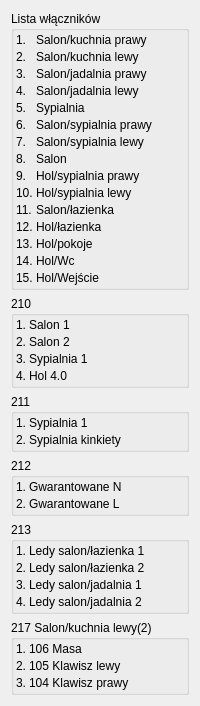
     <widget class="QWidget" name="widget" native="true">
      <layout class="QVBoxLayout" name="verticalLayout_2">
       <item>
        <widget class="QGroupBox" name="groupBox_16">
         <property name="title">
          <string>Lista włączników</string>
         </property>
         <layout class="QFormLayout" name="formLayout_9">
          <property name="horizontalSpacing">
           <number>3</number>
          </property>
          <property name="verticalSpacing">
           <number>3</number>
          </property>
          <property name="leftMargin">
           <number>2</number>
          </property>
          <property name="topMargin">
           <number>2</number>
          </property>
          <property name="rightMargin">
           <number>2</number>
          </property>
          <property name="bottomMargin">
           <number>2</number>
          </property>
          <item row="0" column="0">
           <widget class="QLabel" name="label_219">
            <property name="text">
             <string>1.</string>
            </property>
           </widget>
          </item>
          <item row="0" column="1">
           <widget class="QLabel" name="label_220">
            <property name="text">
             <string>Salon/kuchnia prawy</string>
            </property>
           </widget>
          </item>
          <item row="1" column="0">
           <widget class="QLabel" name="label_221">
            <property name="text">
             <string>2.</string>
            </property>
           </widget>
          </item>
          <item row="1" column="1">
           <widget class="QLabel" name="label_222">
            <property name="text">
             <string>Salon/kuchnia lewy</string>
            </property>
           </widget>
          </item>
          <item row="2" column="0">
           <widget class="QLabel" name="label_223">
            <property name="text">
             <string>3.</string>
            </property>
           </widget>
          </item>
          <item row="2" column="1">
           <widget class="QLabel" name="label_224">
            <property name="text">
             <string>Salon/jadalnia prawy</string>
            </property>
           </widget>
          </item>
          <item row="3" column="0">
           <widget class="QLabel" name="label_226">
            <property name="text">
             <string>4.</string>
            </property>
           </widget>
          </item>
          <item row="3" column="1">
           <widget class="QLabel" name="label_225">
            <property name="text">
             <string>Salon/jadalnia lewy</string>
            </property>
           </widget>
          </item>
          <item row="4" column="0">
           <widget class="QLabel" name="label_227">
            <property name="text">
             <string>5.</string>
            </property>
           </widget>
          </item>
          <item row="4" column="1">
           <widget class="QLabel" name="label_228">
            <property name="text">
             <string>Sypialnia</string>
            </property>
           </widget>
          </item>
          <item row="5" column="0">
           <widget class="QLabel" name="label_230">
            <property name="text">
             <string>6.</string>
            </property>
           </widget>
          </item>
          <item row="5" column="1">
           <widget class="QLabel" name="label_229">
            <property name="text">
             <string>Salon/sypialnia prawy</string>
            </property>
           </widget>
          </item>
          <item row="6" column="0">
           <widget class="QLabel" name="label_232">
            <property name="text">
             <string>7.</string>
            </property>
           </widget>
          </item>
          <item row="6" column="1">
           <widget class="QLabel" name="label_231">
            <property name="text">
             <string>Salon/sypialnia lewy</string>
            </property>
           </widget>
          </item>
          <item row="7" column="0">
           <widget class="QLabel" name="label_233">
            <property name="text">
             <string>8.</string>
            </property>
           </widget>
          </item>
          <item row="7" column="1">
           <widget class="QLabel" name="label_234">
            <property name="text">
             <string>Salon</string>
            </property>
           </widget>
          </item>
          <item row="8" column="0">
           <widget class="QLabel" name="label_235">
            <property name="text">
             <string>9.</string>
            </property>
           </widget>
          </item>
          <item row="8" column="1">
           <widget class="QLabel" name="label_236">
            <property name="text">
             <string>Hol/sypialnia prawy</string>
            </property>
           </widget>
          </item>
          <item row="9" column="0">
           <widget class="QLabel" name="label_238">
            <property name="text">
             <string>10.</string>
            </property>
           </widget>
          </item>
          <item row="9" column="1">
           <widget class="QLabel" name="label_237">
            <property name="text">
             <string>Hol/sypialnia lewy</string>
            </property>
           </widget>
          </item>
          <item row="10" column="0">
           <widget class="QLabel" name="label_240">
            <property name="text">
             <string>11.</string>
            </property>
           </widget>
          </item>
          <item row="10" column="1">
           <widget class="QLabel" name="label_239">
            <property name="text">
             <string>Salon/łazienka</string>
            </property>
           </widget>
          </item>
          <item row="11" column="0">
           <widget class="QLabel" name="label_242">
            <property name="text">
             <string>12.</string>
            </property>
           </widget>
          </item>
          <item row="11" column="1">
           <widget class="QLabel" name="label_241">
            <property name="text">
             <string>Hol/łazienka</string>
            </property>
           </widget>
          </item>
          <item row="12" column="0">
           <widget class="QLabel" name="label_244">
            <property name="text">
             <string>13.</string>
            </property>
           </widget>
          </item>
          <item row="12" column="1">
           <widget class="QLabel" name="label_243">
            <property name="text">
             <string>Hol/pokoje</string>
            </property>
           </widget>
          </item>
          <item row="13" column="0">
           <widget class="QLabel" name="label_246">
            <property name="text">
             <string>14.</string>
            </property>
           </widget>
          </item>
          <item row="13" column="1">
           <widget class="QLabel" name="label_245">
            <property name="text">
             <string>Hol/Wc</string>
            </property>
           </widget>
          </item>
          <item row="14" column="0">
           <widget class="QLabel" name="label_248">
            <property name="text">
             <string>15.</string>
            </property>
           </widget>
          </item>
          <item row="14" column="1">
           <widget class="QLabel" name="label_247">
            <property name="text">
             <string>Hol/Wejście</string>
            </property>
           </widget>
          </item>
         </layout>
        </widget>
       </item>
       <item>
        <widget class="QGroupBox" name="groupBox_6">
         <property name="title">
          <string>210</string>
         </property>
         <layout class="QFormLayout" name="formLayout_4">
          <property name="horizontalSpacing">
           <number>3</number>
          </property>
          <property name="verticalSpacing">
           <number>3</number>
          </property>
          <property name="leftMargin">
           <number>2</number>
          </property>
          <property name="topMargin">
           <number>2</number>
          </property>
          <property name="rightMargin">
           <number>2</number>
          </property>
          <property name="bottomMargin">
           <number>2</number>
          </property>
          <item row="0" column="0">
           <widget class="QLabel" name="label_175">
            <property name="text">
             <string>1.</string>
            </property>
           </widget>
          </item>
          <item row="0" column="1">
           <widget class="QLabel" name="label_176">
            <property name="text">
             <string>Salon 1</string>
            </property>
           </widget>
          </item>
          <item row="1" column="0">
           <widget class="QLabel" name="label_177">
            <property name="text">
             <string>2.</string>
            </property>
           </widget>
          </item>
          <item row="1" column="1">
           <widget class="QLabel" name="label_178">
            <property name="text">
             <string>Salon 2</string>
            </property>
           </widget>
          </item>
          <item row="2" column="0">
           <widget class="QLabel" name="label_179">
            <property name="text">
             <string>3.</string>
            </property>
           </widget>
          </item>
          <item row="2" column="1">
           <widget class="QLabel" name="label_180">
            <property name="text">
             <string>Sypialnia 1</string>
            </property>
           </widget>
          </item>
          <item row="3" column="0">
           <widget class="QLabel" name="label_182">
            <property name="text">
             <string>4.</string>
            </property>
           </widget>
          </item>
          <item row="3" column="1">
           <widget class="QLabel" name="label_181">
            <property name="text">
             <string>Hol 4.0</string>
            </property>
           </widget>
          </item>
         </layout>
        </widget>
       </item>
       <item>
        <widget class="QGroupBox" name="groupBox_7">
         <property name="title">
          <string>211</string>
         </property>
         <layout class="QFormLayout" name="formLayout_5">
          <property name="horizontalSpacing">
           <number>3</number>
          </property>
          <property name="verticalSpacing">
           <number>3</number>
          </property>
          <property name="leftMargin">
           <number>2</number>
          </property>
          <property name="topMargin">
           <number>2</number>
          </property>
          <property name="rightMargin">
           <number>2</number>
          </property>
          <property name="bottomMargin">
           <number>2</number>
          </property>
          <item row="0" column="0">
           <widget class="QLabel" name="label_183">
            <property name="text">
             <string>1.</string>
            </property>
           </widget>
          </item>
          <item row="0" column="1">
           <widget class="QLabel" name="label_184">
            <property name="text">
             <string>Sypialnia 1</string>
            </property>
           </widget>
          </item>
          <item row="1" column="0">
           <widget class="QLabel" name="label_185">
            <property name="text">
             <string>2.</string>
            </property>
           </widget>
          </item>
          <item row="1" column="1">
           <widget class="QLabel" name="label_186">
            <property name="text">
             <string>Sypialnia kinkiety</string>
            </property>
           </widget>
          </item>
         </layout>
        </widget>
       </item>
       <item>
        <widget class="QGroupBox" name="groupBox_8">
         <property name="title">
          <string>212</string>
         </property>
         <layout class="QFormLayout" name="formLayout_6">
          <property name="horizontalSpacing">
           <number>3</number>
          </property>
          <property name="verticalSpacing">
           <number>3</number>
          </property>
          <property name="leftMargin">
           <number>2</number>
          </property>
          <property name="topMargin">
           <number>2</number>
          </property>
          <property name="rightMargin">
           <number>2</number>
          </property>
          <property name="bottomMargin">
           <number>2</number>
          </property>
          <item row="0" column="0">
           <widget class="QLabel" name="label_187">
            <property name="text">
             <string>1.</string>
            </property>
           </widget>
          </item>
          <item row="0" column="1">
           <widget class="QLabel" name="label_188">
            <property name="text">
             <string>Gwarantowane N</string>
            </property>
           </widget>
          </item>
          <item row="1" column="0">
           <widget class="QLabel" name="label_189">
            <property name="text">
             <string>2.</string>
            </property>
           </widget>
          </item>
          <item row="1" column="1">
           <widget class="QLabel" name="label_190">
            <property name="text">
             <string>Gwarantowane L</string>
            </property>
           </widget>
          </item>
         </layout>
        </widget>
       </item>
       <item>
        <widget class="QGroupBox" name="groupBox_9">
         <property name="title">
          <string>213</string>
         </property>
         <layout class="QFormLayout" name="formLayout_7">
          <property name="horizontalSpacing">
           <number>3</number>
          </property>
          <property name="verticalSpacing">
           <number>3</number>
          </property>
          <property name="leftMargin">
           <number>2</number>
          </property>
          <property name="topMargin">
           <number>2</number>
          </property>
          <property name="rightMargin">
           <number>2</number>
          </property>
          <property name="bottomMargin">
           <number>2</number>
          </property>
          <item row="0" column="0">
           <widget class="QLabel" name="label_191">
            <property name="text">
             <string>1.</string>
            </property>
           </widget>
          </item>
          <item row="0" column="1">
           <widget class="QLabel" name="label_192">
            <property name="text">
             <string>Ledy salon/łazienka 1</string>
            </property>
           </widget>
          </item>
          <item row="1" column="0">
           <widget class="QLabel" name="label_195">
            <property name="text">
             <string>2.</string>
            </property>
           </widget>
          </item>
          <item row="1" column="1">
           <widget class="QLabel" name="label_193">
            <property name="text">
             <string>Ledy salon/łazienka 2</string>
            </property>
           </widget>
          </item>
          <item row="2" column="0">
           <widget class="QLabel" name="label_198">
            <property name="text">
             <string>3.</string>
            </property>
           </widget>
          </item>
          <item row="2" column="1">
           <widget class="QLabel" name="label_197">
            <property name="text">
             <string>Ledy salon/jadalnia 1</string>
            </property>
           </widget>
          </item>
          <item row="3" column="0">
           <widget class="QLabel" name="label_196">
            <property name="text">
             <string>4.</string>
            </property>
           </widget>
          </item>
          <item row="3" column="1">
           <widget class="QLabel" name="label_194">
            <property name="text">
             <string>Ledy salon/jadalnia 2</string>
            </property>
           </widget>
          </item>
         </layout>
        </widget>
       </item>
       <item>
        <widget class="QGroupBox" name="groupBox_15">
         <property name="title">
          <string>217 Salon/kuchnia lewy(2)</string>
         </property>
         <layout class="QFormLayout" name="formLayout_14">
          <property name="horizontalSpacing">
           <number>3</number>
          </property>
          <property name="verticalSpacing">
           <number>3</number>
          </property>
          <property name="leftMargin">
           <number>2</number>
          </property>
          <property name="topMargin">
           <number>2</number>
          </property>
          <property name="rightMargin">
           <number>2</number>
          </property>
          <property name="bottomMargin">
           <number>2</number>
          </property>
          <item row="0" column="0">
           <widget class="QLabel" name="label_355">
            <property name="text">
             <string>1.</string>
            </property>
           </widget>
          </item>
          <item row="0" column="1">
           <widget class="QLabel" name="label_356">
            <property name="text">
             <string>106 Masa</string>
            </property>
           </widget>
          </item>
          <item row="1" column="0">
           <widget class="QLabel" name="label_357">
            <property name="text">
             <string>2.</string>
            </property>
           </widget>
          </item>
          <item row="1" column="1">
           <widget class="QLabel" name="label_358">
            <property name="text">
             <string>105 Klawisz lewy</string>
            </property>
           </widget>
          </item>
          <item row="2" column="0">
           <widget class="QLabel" name="label_359">
            <property name="text">
             <string>3.</string>
            </property>
           </widget>
          </item>
          <item row="2" column="1">
           <widget class="QLabel" name="label_360">
            <property name="text">
             <string>104 Klawisz prawy</string>
            </property>
           </widget>
          </item>
         </layout>
        </widget>
       </item>
      </layout>
     </widget>
